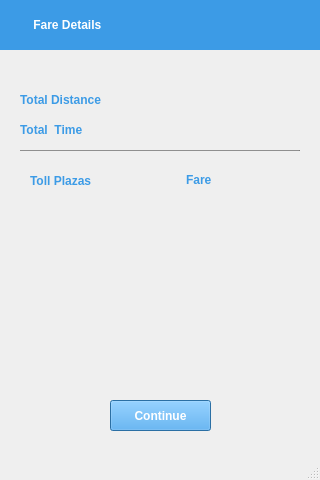
<?xml version="1.0" encoding="UTF-8"?>
<ui version="4.0">
 <class>MainWindow</class>
 <widget class="QMainWindow" name="MainWindow">
  <property name="geometry">
   <rect>
    <x>0</x>
    <y>0</y>
    <width>320</width>
    <height>480</height>
   </rect>
  </property>
  <property name="windowTitle">
   <string>MainWindow</string>
  </property>
  <widget class="QWidget" name="centralwidget">
   <widget class="QLabel" name="background">
    <property name="geometry">
     <rect>
      <x>0</x>
      <y>0</y>
      <width>320</width>
      <height>480</height>
     </rect>
    </property>
    <property name="styleSheet">
     <string notr="true">background-image: url(:/background_image/wallpaper1.png);</string>
    </property>
    <property name="text">
     <string/>
    </property>
   </widget>
   <widget class="QLabel" name="top_bar">
    <property name="geometry">
     <rect>
      <x>0</x>
      <y>0</y>
      <width>320</width>
      <height>50</height>
     </rect>
    </property>
    <property name="styleSheet">
     <string notr="true">font: italic 15pt &quot;MS Sans Serif&quot;;
color: rgb(255, 255, 255);
font-weight:bold;
background-color: rgb(60, 155, 230);</string>
    </property>
    <property name="text">
     <string>          Fare Details</string>
    </property>
   </widget>
   <widget class="QLabel" name="back_arrow">
    <property name="geometry">
     <rect>
      <x>0</x>
      <y>0</y>
      <width>47</width>
      <height>51</height>
     </rect>
    </property>
    <property name="styleSheet">
     <string notr="true">image: url(:/left_arrow/left_arrow.png);</string>
    </property>
    <property name="text">
     <string/>
    </property>
   </widget>
   <widget class="QLabel" name="Total_Distance">
    <property name="geometry">
     <rect>
      <x>20</x>
      <y>90</y>
      <width>131</width>
      <height>20</height>
     </rect>
    </property>
    <property name="styleSheet">
     <string notr="true">color: rgb(60, 155, 230);
font: 11pt &quot;MS Sans Serif&quot;;
font-weight:bold;</string>
    </property>
    <property name="text">
     <string>Total Distance  </string>
    </property>
   </widget>
   <widget class="QLabel" name="TotalTime">
    <property name="geometry">
     <rect>
      <x>20</x>
      <y>120</y>
      <width>141</width>
      <height>20</height>
     </rect>
    </property>
    <property name="styleSheet">
     <string notr="true">color: rgb(60, 155, 230);
font: 11pt &quot;MS Sans Serif&quot;;
font-weight:bold;</string>
    </property>
    <property name="text">
     <string>Total  Time       </string>
    </property>
   </widget>
   <widget class="QLabel" name="Dist_value">
    <property name="geometry">
     <rect>
      <x>160</x>
      <y>90</y>
      <width>131</width>
      <height>20</height>
     </rect>
    </property>
    <property name="styleSheet">
     <string notr="true">color: rgb(207, 207, 207);
font: 11pt &quot;MS Sans Serif&quot;;
font-weight:bold</string>
    </property>
    <property name="text">
     <string/>
    </property>
   </widget>
   <widget class="QLabel" name="Time_value">
    <property name="geometry">
     <rect>
      <x>160</x>
      <y>120</y>
      <width>121</width>
      <height>16</height>
     </rect>
    </property>
    <property name="styleSheet">
     <string notr="true">color: rgb(207, 207, 207);
font: 11pt &quot;MS Sans Serif&quot;;
font-weight:bold</string>
    </property>
    <property name="text">
     <string/>
    </property>
   </widget>
   <widget class="Line" name="line">
    <property name="geometry">
     <rect>
      <x>20</x>
      <y>150</y>
      <width>280</width>
      <height>1</height>
     </rect>
    </property>
    <property name="autoFillBackground">
     <bool>false</bool>
    </property>
    <property name="styleSheet">
     <string notr="true">background-color: rgb(124, 124, 124);</string>
    </property>
    <property name="orientation">
     <enum>Qt::Horizontal</enum>
    </property>
   </widget>
   <widget class="QLabel" name="Tollplaze">
    <property name="geometry">
     <rect>
      <x>30</x>
      <y>170</y>
      <width>101</width>
      <height>21</height>
     </rect>
    </property>
    <property name="styleSheet">
     <string notr="true">color: rgb(60, 155, 230);
font:  italic 12pt &quot;MS Sans Serif&quot;;
font-weight:bold;</string>
    </property>
    <property name="text">
     <string>Toll Plazas</string>
    </property>
   </widget>
   <widget class="QLabel" name="label">
    <property name="geometry">
     <rect>
      <x>186</x>
      <y>170</y>
      <width>61</width>
      <height>20</height>
     </rect>
    </property>
    <property name="styleSheet">
     <string notr="true">color: rgb(60, 155, 230);
font:  italic 12pt &quot;MS Sans Serif&quot;;
font-weight:bold;</string>
    </property>
    <property name="text">
     <string>Fare</string>
    </property>
   </widget>
   <widget class="QPushButton" name="ContinueBtn">
    <property name="geometry">
     <rect>
      <x>110</x>
      <y>400</y>
      <width>101</width>
      <height>31</height>
     </rect>
    </property>
    <property name="styleSheet">
     <string notr="true">background-color: rgb(60, 155, 230);
color: rgb(255, 255, 255);
font:10pt &quot;MS Sans Serif&quot;;
font-weight:bold;</string>
    </property>
    <property name="text">
     <string>Continue</string>
    </property>
   </widget>
  </widget>
  <widget class="QStatusBar" name="statusbar"/>
 </widget>
 <resources>
  <include location="Background.qrc"/>
  <include location="back_arrow.qrc"/>
 </resources>
 <connections/>
</ui>
